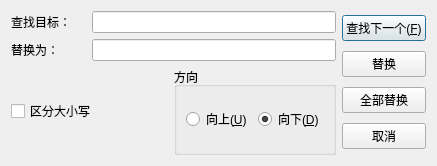
<?xml version="1.0" encoding="UTF-8"?>
<ui version="4.0">
 <class>ReplaceDialog</class>
 <widget class="QDialog" name="ReplaceDialog">
  <property name="geometry">
   <rect>
    <x>0</x>
    <y>0</y>
    <width>437</width>
    <height>166</height>
   </rect>
  </property>
  <property name="maximumSize">
   <size>
    <width>437</width>
    <height>166</height>
   </size>
  </property>
  <property name="windowTitle">
   <string>替换</string>
  </property>
  <layout class="QHBoxLayout" name="horizontalLayout_7">
   <item>
    <layout class="QHBoxLayout" name="horizontalLayout_6">
     <item>
      <layout class="QVBoxLayout" name="verticalLayout_3">
       <item>
        <layout class="QVBoxLayout" name="verticalLayout_2">
         <item>
          <layout class="QHBoxLayout" name="horizontalLayout">
           <item>
            <widget class="QLabel" name="labelFind">
             <property name="minimumSize">
              <size>
               <width>75</width>
               <height>0</height>
              </size>
             </property>
             <property name="text">
              <string>查找目标：</string>
             </property>
            </widget>
           </item>
           <item>
            <widget class="QLineEdit" name="lineEditFind"/>
           </item>
          </layout>
         </item>
         <item>
          <layout class="QHBoxLayout" name="horizontalLayout_2">
           <item>
            <widget class="QLabel" name="labelReplace">
             <property name="minimumSize">
              <size>
               <width>75</width>
               <height>0</height>
              </size>
             </property>
             <property name="text">
              <string>替换为：</string>
             </property>
            </widget>
           </item>
           <item>
            <widget class="QLineEdit" name="lineEditReplace">
             <property name="enabled">
              <bool>true</bool>
             </property>
            </widget>
           </item>
          </layout>
         </item>
        </layout>
       </item>
       <item>
        <layout class="QHBoxLayout" name="horizontalLayout_5">
         <item>
          <widget class="QCheckBox" name="cbCase">
           <property name="text">
            <string>区分大小写</string>
           </property>
          </widget>
         </item>
         <item>
          <widget class="QGroupBox" name="groupBox">
           <property name="title">
            <string>方向</string>
           </property>
           <layout class="QHBoxLayout" name="horizontalLayout_4">
            <item>
             <layout class="QHBoxLayout" name="horizontalLayout_3">
              <item>
               <widget class="QRadioButton" name="rbUp">
                <property name="text">
                 <string>向上(&amp;U)</string>
                </property>
               </widget>
              </item>
              <item>
               <widget class="QRadioButton" name="rbDown">
                <property name="text">
                 <string>向下(&amp;D)</string>
                </property>
                <property name="checked">
                 <bool>true</bool>
                </property>
               </widget>
              </item>
             </layout>
            </item>
           </layout>
          </widget>
         </item>
        </layout>
       </item>
      </layout>
     </item>
     <item>
      <layout class="QVBoxLayout" name="verticalLayout">
       <item>
        <widget class="QPushButton" name="btnNext">
         <property name="text">
          <string>查找下一个(&amp;F)</string>
         </property>
        </widget>
       </item>
       <item>
        <widget class="QPushButton" name="btnReplace">
         <property name="text">
          <string>替换</string>
         </property>
        </widget>
       </item>
       <item>
        <widget class="QPushButton" name="btnReplaceAll">
         <property name="text">
          <string>全部替换</string>
         </property>
        </widget>
       </item>
       <item>
        <widget class="QPushButton" name="btnCancel">
         <property name="text">
          <string>取消</string>
         </property>
        </widget>
       </item>
      </layout>
     </item>
    </layout>
   </item>
  </layout>
 </widget>
 <resources/>
 <connections/>
</ui>
